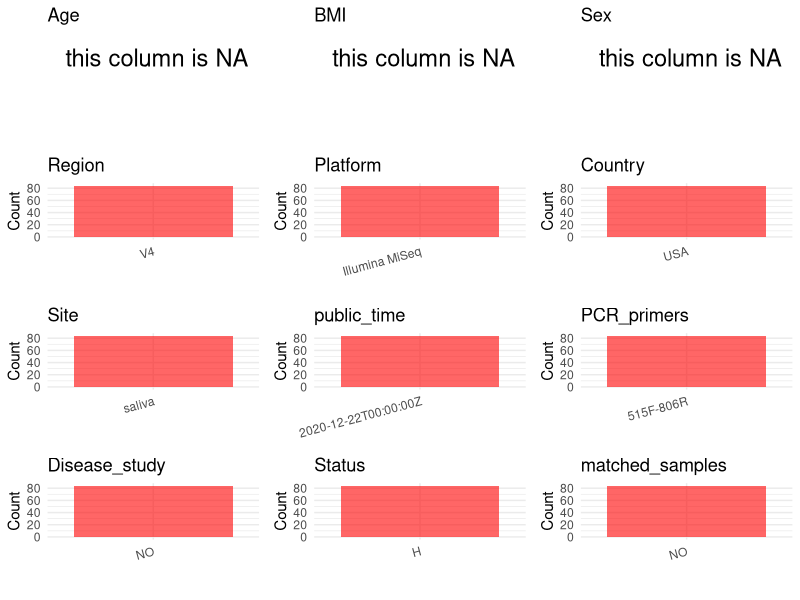

Recreate this plot in R. (Note: this script raises an error after producing the figure.)
## ---- chunk 1
# Load necessary libraries
library(dplyr)
library(ggplot2)
library(cowplot)

# Set working directory (update this path to your local directory)
setwd("D:/metadata/PRJEB42056")

# Read the initial metadata files
initial_meta<-read.csv("SraRunTable.csv",header = T)

# Combine the two metadata files
#meta <- rbind(initial_meta, initial_meta1)

#Remove entries non-oral samples
#initial_meta <- subset(initial_meta,isolate %in% c("saliva","tongue coat"))

# Check the number of samples containing "HT" in Sample.Name (e.g., healthy controls)
#nrow(subset(meta, grepl("HT", Sample.Name)))

# Display the first few rows of the metadata
head(initial_meta)
## ---- chunk 2
# Create a uniform metadata dataframe
metadata <- data.frame(
  BioProject = initial_meta$BioProject,
  Run = initial_meta$Run,
  sample_name = initial_meta$Sample.Name,
  Age = NA,
  BMI = NA,
  Sex=NA,
  Region = "V4",
  Platform = initial_meta$Instrument,
  Country = initial_meta$geo_loc_name_country,
  Site = initial_meta$env_material,
  public_time = initial_meta$ReleaseDate,
  stringsAsFactors = FALSE
)
## ---- chunk 3
# Add information obtained from the publication
metadata$PCR_primers <- "515F-806R"
metadata$title <- "Evaluation of the Effect of Storage Methods on Fecal， Saliva， and Skin Microbiome Composition"
metadata$Disease_study <- "NO"
# Assign disease status based on sample_name patterns
metadata$Status<-"H"
#metadata <- metadata %>%
#  mutate(Status = case_when(
#    initial_meta$oral_mucositis_grade == "0" ~ "H",
#    initial_meta$oral_mucositis_grade == "1" ~ "OM",
#    initial_meta$oral_mucositis_grade %in% c("2", "3", "4") ~ "severe-OM"
#  ))

#extract subject id by remove prefix of sample_name
metadata$sample_name <- gsub("T|CR|CS|C|N|S", "", metadata$sample_name)

# Check initial data distribution
cat("Initial sample distribution:\n")
table(metadata$sample_name)
table(metadata$Site)

# Calculate sampling frequency per subject
sample_counts <- table(metadata$sample_name)
cat("\nNumber of samples per subject:\n")
print(sample_counts)

# Create matched_samples column
metadata$matched_samples <- ifelse(metadata$sample_name %in% names(sample_counts[sample_counts >= 2]), "YES", "NO")

cat("\nMatched samples distribution:\n")
table(metadata$matched_samples)

# Identify samples for removal: single samples excluding saliva and tongue coat
single_samples <- names(sample_counts[sample_counts == 1])
samples_to_remove <- metadata$sample_name %in% single_samples & 
                     !(metadata$Site %in% c("saliva", "tongue coat"))

cat("\nNumber of samples to be removed:", sum(samples_to_remove), "\n")

# Remove identified samples
metadata_clean <- metadata[!samples_to_remove, ]

cat("\nFinal sample distribution after cleaning:\n")
table(metadata_clean$sample_name)
table(metadata_clean$Site)
table(metadata_clean$matched_samples)

# Use cleaned dataset for subsequent analysis
metadata <- metadata_clean
## ---- chunk 4
# Check the number of unique runs and sample names
print(paste("Number of unique runs:", length(unique(metadata$Run))))
print(paste("Number of unique sample names:", length(unique(metadata$sample_name))))
## ---- chunk 5
# Select columns for visualization
plot_data <- metadata %>%
  select(-BioProject, -Run, -sample_name, -title)

# Function to create simple plots for each column
create_simple_plots <- function(data) {
  plots <- list()
  
  for (col in colnames(data)) {
    # Check if the column is all NA
    if (all(is.na(data[[col]]))) {
      # Create an empty plot with text indicating all NA
      p <- ggplot() +
        annotate("text", x = 0.5, y = 0.5, label = "this column is NA", size = 6) +
        labs(title = col) +
        theme_void()
    } else if (is.numeric(data[[col]])) {
      # Numeric variable: histogram
      p <- ggplot(data, aes(x = .data[[col]])) +
        geom_histogram(fill = "blue", alpha = 0.6, bins = 20, na.rm = TRUE) +
        labs(title = col) +
        theme_minimal()
    } else {
      # Categorical variable: bar plot (remove NA values)
      count_data <- as.data.frame(table(data[[col]], useNA = "ifany"))
      p <- ggplot(count_data, aes(x = reorder(Var1, -Freq), y = Freq)) +
        geom_col(fill = "red", alpha = 0.6) +
        labs(title = col, x = NULL, y = "Count") +
        theme_minimal() +
        theme(axis.text.x = element_text(angle = 15, hjust = 1))
    }
    plots[[col]] <- p
  }
  
  return(plots)
}

# Generate and arrange plots
plots <- create_simple_plots(plot_data)
p<-plot_grid(plots$Age, 
          plots$BMI, 
          plots$Sex, 
          plots$Region, 
          plots$Platform, 
          plots$Country, 
          plots$Site,
          plots$public_time, 
          plots$PCR_primers,
          plots$Disease_study,
          plots$Status,
          plots$matched_samples,# add 
          ncol = 3, align = "hv", axis = "lb")
ggsave("Metadata_Summary.png", plot = p, width = 8, height = 6, dpi = 150)
## ---- chunk 6
knitr::include_graphics("Metadata_Summary.png")
## ---- chunk 7
# Reorder columns to match the desired format
metadata <- metadata[, c(
  "BioProject", "Run", "sample_name", "Age", "BMI", "Sex", 
  "Region", "Platform", "Country", "Site", "public_time", 
  "PCR_primers", "title", "Disease_study", "Status","matched_samples"
)]

# Export the uniform metadata to a CSV file
write.csv(metadata, file = "metadata.csv", quote = FALSE)
head(metadata)
